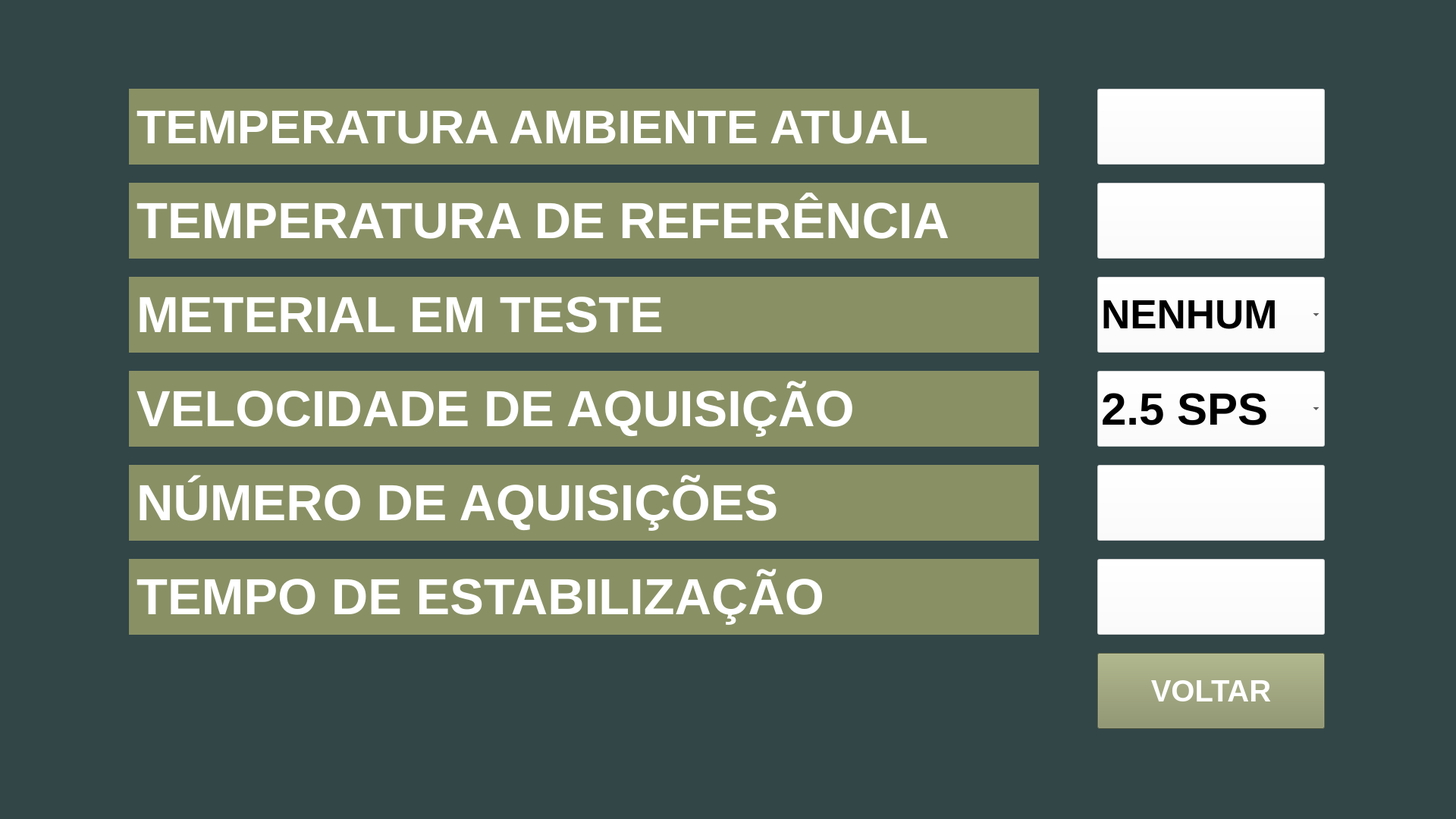
      <widget class="QFrame" name="setup">
       <property name="geometry">
        <rect>
         <x>0</x>
         <y>0</y>
         <width>1920</width>
         <height>1080</height>
        </rect>
       </property>
       <property name="styleSheet">
        <string notr="true">background-color: rgb(50, 70, 72);</string>
       </property>
       <widget class="QFrame" name="setup_frame">
        <property name="geometry">
         <rect>
          <x>100</x>
          <y>100</y>
          <width>1720</width>
          <height>880</height>
         </rect>
        </property>
        <property name="frameShape">
         <enum>QFrame::StyledPanel</enum>
        </property>
        <property name="frameShadow">
         <enum>QFrame::Raised</enum>
        </property>
        <widget class="QWidget" name="gridLayoutWidget_4">
         <property name="geometry">
          <rect>
           <x>-1</x>
           <y>-1</y>
           <width>1721</width>
           <height>881</height>
          </rect>
         </property>
         <layout class="QGridLayout" name="gridLayout_5">
          <item row="7" column="1" alignment="Qt::AlignRight">
           <widget class="QPushButton" name="setup_back_button">
            <property name="enabled">
             <bool>true</bool>
            </property>
            <property name="minimumSize">
             <size>
              <width>300</width>
              <height>100</height>
             </size>
            </property>
            <property name="maximumSize">
             <size>
              <width>300</width>
              <height>100</height>
             </size>
            </property>
            <property name="font">
             <font>
              <pointsize>30</pointsize>
              <weight>75</weight>
              <bold>true</bold>
             </font>
            </property>
            <property name="styleSheet">
             <string notr="true">background-color: rgb(137, 144, 100);
color: rgb(255, 255, 255);</string>
            </property>
            <property name="text">
             <string>VOLTAR</string>
            </property>
           </widget>
          </item>
          <item row="1" column="1">
           <widget class="QPushButton" name="setup_temp_ref_field">
            <property name="enabled">
             <bool>false</bool>
            </property>
            <property name="minimumSize">
             <size>
              <width>300</width>
              <height>100</height>
             </size>
            </property>
            <property name="maximumSize">
             <size>
              <width>300</width>
              <height>100</height>
             </size>
            </property>
            <property name="font">
             <font>
              <pointsize>50</pointsize>
              <weight>75</weight>
              <bold>true</bold>
             </font>
            </property>
            <property name="styleSheet">
             <string notr="true">background-color: rgb(255, 255, 255);
color: rgb(0, 0, 0);</string>
            </property>
            <property name="text">
             <string/>
            </property>
           </widget>
          </item>
          <item row="5" column="0">
           <widget class="QLabel" name="label_24">
            <property name="sizePolicy">
             <sizepolicy hsizetype="Preferred" vsizetype="Expanding">
              <horstretch>0</horstretch>
              <verstretch>0</verstretch>
             </sizepolicy>
            </property>
            <property name="minimumSize">
             <size>
              <width>1200</width>
              <height>100</height>
             </size>
            </property>
            <property name="maximumSize">
             <size>
              <width>1200</width>
              <height>100</height>
             </size>
            </property>
            <property name="font">
             <font>
              <pointsize>50</pointsize>
              <weight>75</weight>
              <bold>true</bold>
             </font>
            </property>
            <property name="styleSheet">
             <string notr="true">background-color: rgb(137, 144, 100);
color: rgb(255, 255, 255);</string>
            </property>
            <property name="text">
             <string>NÚMERO DE AQUISIÇÕES</string>
            </property>
            <property name="alignment">
             <set>Qt::AlignLeading|Qt::AlignLeft|Qt::AlignVCenter</set>
            </property>
            <property name="indent">
             <number>10</number>
            </property>
           </widget>
          </item>
          <item row="0" column="1">
           <widget class="QPushButton" name="setup_actual_temp_field">
            <property name="enabled">
             <bool>false</bool>
            </property>
            <property name="minimumSize">
             <size>
              <width>300</width>
              <height>100</height>
             </size>
            </property>
            <property name="maximumSize">
             <size>
              <width>300</width>
              <height>100</height>
             </size>
            </property>
            <property name="font">
             <font>
              <pointsize>50</pointsize>
              <weight>75</weight>
              <bold>true</bold>
             </font>
            </property>
            <property name="styleSheet">
             <string notr="true">background-color: rgb(255, 255, 255);
color: rgb(0, 0, 0);</string>
            </property>
            <property name="text">
             <string/>
            </property>
           </widget>
          </item>
          <item row="6" column="0">
           <widget class="QLabel" name="label_23">
            <property name="sizePolicy">
             <sizepolicy hsizetype="Preferred" vsizetype="Expanding">
              <horstretch>0</horstretch>
              <verstretch>0</verstretch>
             </sizepolicy>
            </property>
            <property name="minimumSize">
             <size>
              <width>1200</width>
              <height>100</height>
             </size>
            </property>
            <property name="maximumSize">
             <size>
              <width>1200</width>
              <height>100</height>
             </size>
            </property>
            <property name="font">
             <font>
              <pointsize>50</pointsize>
              <weight>75</weight>
              <bold>true</bold>
             </font>
            </property>
            <property name="styleSheet">
             <string notr="true">background-color: rgb(137, 144, 100);
color: rgb(255, 255, 255);</string>
            </property>
            <property name="text">
             <string>TEMPO DE ESTABILIZAÇÃO</string>
            </property>
            <property name="alignment">
             <set>Qt::AlignLeading|Qt::AlignLeft|Qt::AlignVCenter</set>
            </property>
            <property name="indent">
             <number>10</number>
            </property>
           </widget>
          </item>
          <item row="0" column="0">
           <widget class="QLabel" name="label_27">
            <property name="sizePolicy">
             <sizepolicy hsizetype="Preferred" vsizetype="Expanding">
              <horstretch>0</horstretch>
              <verstretch>0</verstretch>
             </sizepolicy>
            </property>
            <property name="minimumSize">
             <size>
              <width>1200</width>
              <height>100</height>
             </size>
            </property>
            <property name="maximumSize">
             <size>
              <width>1200</width>
              <height>100</height>
             </size>
            </property>
            <property name="font">
             <font>
              <pointsize>47</pointsize>
              <weight>75</weight>
              <bold>true</bold>
             </font>
            </property>
            <property name="styleSheet">
             <string notr="true">background-color: rgb(137, 144, 100);
color: rgb(255, 255, 255);</string>
            </property>
            <property name="text">
             <string>TEMPERATURA AMBIENTE ATUAL</string>
            </property>
            <property name="alignment">
             <set>Qt::AlignLeading|Qt::AlignLeft|Qt::AlignVCenter</set>
            </property>
            <property name="indent">
             <number>10</number>
            </property>
           </widget>
          </item>
          <item row="6" column="1">
           <layout class="QHBoxLayout" name="horizontalLayout_6">
            <property name="spacing">
             <number>0</number>
            </property>
            <item>
             <widget class="QPushButton" name="setup_stabilization_field">
              <property name="enabled">
               <bool>false</bool>
              </property>
              <property name="minimumSize">
               <size>
                <width>300</width>
                <height>100</height>
               </size>
              </property>
              <property name="maximumSize">
               <size>
                <width>300</width>
                <height>100</height>
               </size>
              </property>
              <property name="font">
               <font>
                <pointsize>50</pointsize>
                <weight>75</weight>
                <bold>true</bold>
               </font>
              </property>
              <property name="styleSheet">
               <string notr="true">background-color: rgb(255, 255, 255);
color: rgb(0, 0, 0);</string>
              </property>
              <property name="text">
               <string/>
              </property>
             </widget>
            </item>
           </layout>
          </item>
          <item row="5" column="1">
           <layout class="QHBoxLayout" name="horizontalLayout_8">
            <property name="spacing">
             <number>0</number>
            </property>
            <item>
             <widget class="QPushButton" name="setup_aquisitions_field">
              <property name="enabled">
               <bool>false</bool>
              </property>
              <property name="minimumSize">
               <size>
                <width>300</width>
                <height>100</height>
               </size>
              </property>
              <property name="maximumSize">
               <size>
                <width>300</width>
                <height>100</height>
               </size>
              </property>
              <property name="font">
               <font>
                <pointsize>50</pointsize>
                <weight>75</weight>
                <bold>true</bold>
               </font>
              </property>
              <property name="styleSheet">
               <string notr="true">background-color: rgb(255, 255, 255);
color: rgb(0, 0, 0);</string>
              </property>
              <property name="text">
               <string/>
              </property>
             </widget>
            </item>
           </layout>
          </item>
          <item row="2" column="1">
           <layout class="QHBoxLayout" name="horizontalLayout_7">
            <property name="spacing">
             <number>0</number>
            </property>
            <item>
             <widget class="QComboBox" name="setup_material_field">
              <property name="enabled">
               <bool>false</bool>
              </property>
              <property name="minimumSize">
               <size>
                <width>300</width>
                <height>100</height>
               </size>
              </property>
              <property name="maximumSize">
               <size>
                <width>300</width>
                <height>100</height>
               </size>
              </property>
              <property name="font">
               <font>
                <pointsize>40</pointsize>
                <weight>75</weight>
                <bold>true</bold>
               </font>
              </property>
              <property name="styleSheet">
               <string notr="true">background-color: rgb(255, 255, 255);
color: rgb(0, 0, 0);</string>
              </property>
              <item>
               <property name="text">
                <string>NENHUM</string>
               </property>
              </item>
              <item>
               <property name="text">
                <string>COBRE</string>
               </property>
              </item>
              <item>
               <property name="text">
                <string>ALUMÍNIO</string>
               </property>
              </item>
             </widget>
            </item>
           </layout>
          </item>
          <item row="2" column="0">
           <widget class="QLabel" name="label_26">
            <property name="sizePolicy">
             <sizepolicy hsizetype="Preferred" vsizetype="Expanding">
              <horstretch>0</horstretch>
              <verstretch>0</verstretch>
             </sizepolicy>
            </property>
            <property name="minimumSize">
             <size>
              <width>1200</width>
              <height>100</height>
             </size>
            </property>
            <property name="maximumSize">
             <size>
              <width>1200</width>
              <height>100</height>
             </size>
            </property>
            <property name="font">
             <font>
              <pointsize>50</pointsize>
              <weight>75</weight>
              <bold>true</bold>
             </font>
            </property>
            <property name="styleSheet">
             <string notr="true">background-color: rgb(137, 144, 100);
color: rgb(255, 255, 255);</string>
            </property>
            <property name="text">
             <string>METERIAL EM TESTE</string>
            </property>
            <property name="alignment">
             <set>Qt::AlignLeading|Qt::AlignLeft|Qt::AlignVCenter</set>
            </property>
            <property name="indent">
             <number>10</number>
            </property>
           </widget>
          </item>
          <item row="1" column="0">
           <widget class="QLabel" name="label_25">
            <property name="sizePolicy">
             <sizepolicy hsizetype="Preferred" vsizetype="Expanding">
              <horstretch>0</horstretch>
              <verstretch>0</verstretch>
             </sizepolicy>
            </property>
            <property name="minimumSize">
             <size>
              <width>1200</width>
              <height>100</height>
             </size>
            </property>
            <property name="maximumSize">
             <size>
              <width>1200</width>
              <height>100</height>
             </size>
            </property>
            <property name="font">
             <font>
              <pointsize>50</pointsize>
              <weight>75</weight>
              <bold>true</bold>
             </font>
            </property>
            <property name="styleSheet">
             <string notr="true">background-color: rgb(137, 144, 100);
color: rgb(255, 255, 255);</string>
            </property>
            <property name="text">
             <string>TEMPERATURA DE REFERÊNCIA</string>
            </property>
            <property name="alignment">
             <set>Qt::AlignLeading|Qt::AlignLeft|Qt::AlignVCenter</set>
            </property>
            <property name="indent">
             <number>10</number>
            </property>
           </widget>
          </item>
          <item row="3" column="0">
           <widget class="QLabel" name="label_29">
            <property name="sizePolicy">
             <sizepolicy hsizetype="Preferred" vsizetype="Expanding">
              <horstretch>0</horstretch>
              <verstretch>0</verstretch>
             </sizepolicy>
            </property>
            <property name="minimumSize">
             <size>
              <width>1200</width>
              <height>100</height>
             </size>
            </property>
            <property name="maximumSize">
             <size>
              <width>1200</width>
              <height>100</height>
             </size>
            </property>
            <property name="font">
             <font>
              <pointsize>50</pointsize>
              <weight>75</weight>
              <bold>true</bold>
             </font>
            </property>
            <property name="styleSheet">
             <string notr="true">background-color: rgb(137, 144, 100);
color: rgb(255, 255, 255);</string>
            </property>
            <property name="text">
             <string>VELOCIDADE DE AQUISIÇÃO</string>
            </property>
            <property name="alignment">
             <set>Qt::AlignLeading|Qt::AlignLeft|Qt::AlignVCenter</set>
            </property>
            <property name="indent">
             <number>10</number>
            </property>
           </widget>
          </item>
          <item row="3" column="1">
           <widget class="QComboBox" name="setup_data_rate_field">
            <property name="enabled">
             <bool>false</bool>
            </property>
            <property name="minimumSize">
             <size>
              <width>300</width>
              <height>100</height>
             </size>
            </property>
            <property name="maximumSize">
             <size>
              <width>300</width>
              <height>100</height>
             </size>
            </property>
            <property name="font">
             <font>
              <pointsize>45</pointsize>
              <weight>75</weight>
              <bold>true</bold>
             </font>
            </property>
            <property name="styleSheet">
             <string notr="true">background-color: rgb(255, 255, 255);
color: rgb(0, 0, 0);</string>
            </property>
            <item>
             <property name="text">
              <string>2.5 SPS</string>
             </property>
            </item>
            <item>
             <property name="text">
              <string>5 SPS</string>
             </property>
            </item>
            <item>
             <property name="text">
              <string>10 SPS</string>
             </property>
            </item>
            <item>
             <property name="text">
              <string>15 SPS</string>
             </property>
            </item>
            <item>
             <property name="text">
              <string>25 SPS</string>
             </property>
            </item>
           </widget>
          </item>
         </layout>
        </widget>
       </widget>
      </widget>
